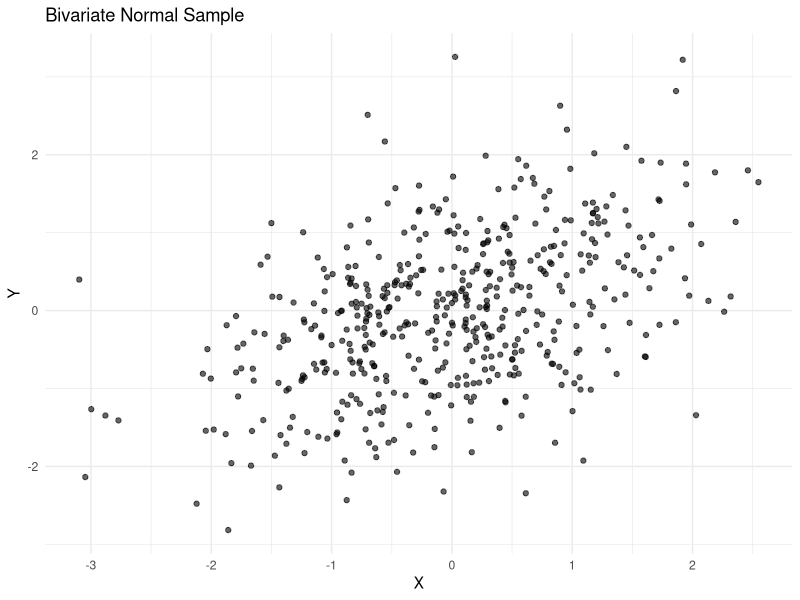
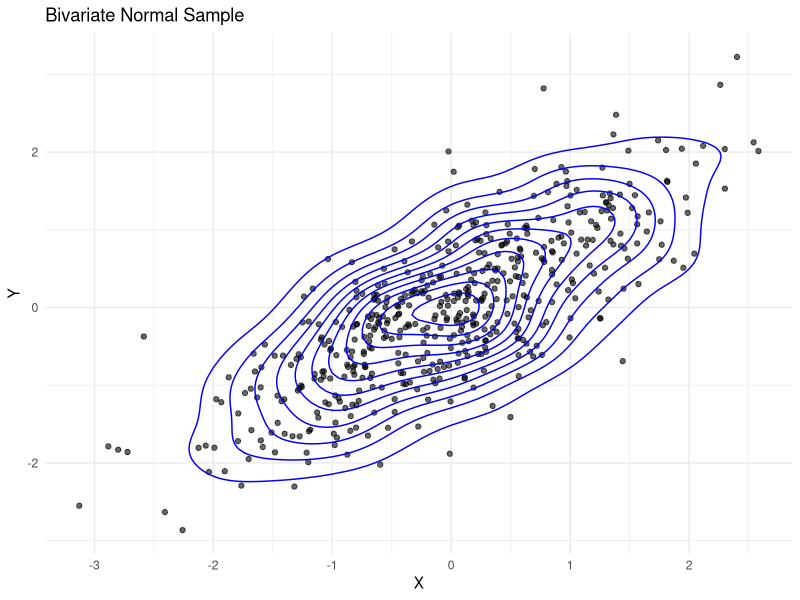

These charts were generated, in order, by the following R code:
# multivariate-normal.R
# This script generates and plots a bivariate normal sample.

# 1. Install required packages (if needed)
if (!requireNamespace("MASS", quietly = TRUE)) install.packages("MASS")
if (!requireNamespace("ggplot2", quietly = TRUE)) install.packages("ggplot2")

# 2. Load required libraries
library(MASS)
library(ggplot2)

# 3. Set seed for reproducibility
set.seed(42)

# 4. Define mean vector and covariance matrix
mu <- c(0, 0)  # Mean vector
sigma <- matrix(c(1, 0.5,
                  0.5, 1), 2, 2)  # Covariance matrix

# 5. Generate bivariate normal data
data <- mvrnorm(n = 500, mu = mu, Sigma = sigma)

# 6. Convert to data frame for plotting
df <- data.frame(X = data[, 1], Y = data[, 2])

# 7. Plot the generated distribution
ggplot(df, aes(x = X, y = Y)) +
  geom_point(alpha = 0.6) +
  theme_minimal() +
  ggtitle("Bivariate Normal Sample")

###############################################################
###### Assignment 0 Part 5: AI_Assisted Coding Component ######
###############################################################

# multivariate-normal.R
# This script generates and plots a bivariate normal sample.

# 1. Install required packages (if needed)
if (!requireNamespace("MASS", quietly = TRUE)) install.packages("MASS")
if (!requireNamespace("ggplot2", quietly = TRUE)) install.packages("ggplot2")

# 2. Load required libraries
library(MASS)
library(ggplot2)

# 3. Set seed for reproducibility
set.seed(42)

# 4. Define mean vector and covariance matrix
mu <- c(0, 0)  # Mean vector
sigma <- matrix(c(1, 0.8,
                  0.8, 1), 2, 2)  # Covariance matrix (correlation increased to 0.8)

# 5. Generate bivariate normal data
data <- mvrnorm(n = 500, mu = mu, Sigma = sigma)

# 6. Convert to data frame for plotting
df <- data.frame(X = data[, 1], Y = data[, 2])

# 7. Plot the generated distribution with contour lines
ggplot(df, aes(x = X, y = Y)) +
  geom_point(alpha = 0.6) +
  geom_density_2d(color = "blue") +
  theme_minimal() +
  ggtitle("Bivariate Normal Sample")
